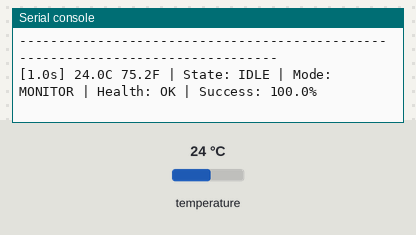
This program was run on a simulated CircuitPython board. Shown: the last lines printed to the serial console. Inputs (shaded band) come from the test bench; at power-on: temperature 24 °C.

Above: at 1.2 s.
1.3 s: temperature set to 12 °C
At 2.6 s:
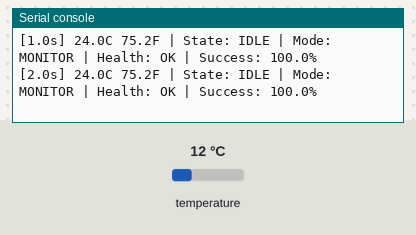
2.8 s: temperature set to 19 °C
At 3.5 s:
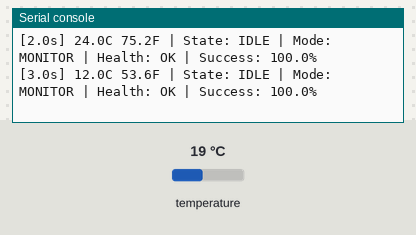
Timing chart, 0 to 5.8 s (numbered marks = the images above; inputs shaded):
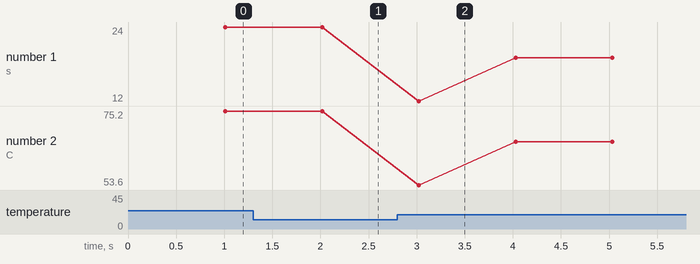

The program:

temp_exec_exec_for_code.py.py
```python
# code.py - Temporary executive for sensor board testing
"""
Temporary executive module for ESP32-S3 Sensor Board
This will eventually coordinate RTD, pH, dosing, and UART
For now, it just runs the RTD test
"""

import time
import gc

# Import and run the RTD test
print("ESP32-S3 Sensor Board Starting...")
print(f"Free memory: {gc.mem_free()} bytes")
print("")

# Run the RTD module test
from test_rtd_module import main

# Start the test
main()
```

test_rtd_module.py
```python
# test_rtd_module.py - Test harness for RTD sensor module
"""
Test program for RTD sensor module
Provides visual feedback without modifying the production module
"""

import board
import busio
import digitalio
import time
import gc
from rtd_sensor import RTDSensor


def format_status_line(status):
    """Format a concise status line"""
    if status['temp_c'] is not None:
        temp_str = str(round(status['temp_c'], 3)) + "C"
    else:
        temp_str = "----.---C"

    if status['temp_f'] is not None:
        temp_f_str = str(round(status['temp_f'], 1)) + "F"
    else:
        temp_f_str = "---.-F"

    health_map = {
        'healthy': 'OK',
        'warning': 'WARN',
        'degraded': 'DEGR',
        'error': 'ERR'
    }
    health_indicator = health_map.get(status['health'], '?')

    line = temp_str + " " + temp_f_str + " | "
    line += "State: " + status['state'] + " | "
    line += "Mode: " + status['mode'] + " | "
    line += "Health: " + health_indicator + " | "
    line += "Success: " + str(status['success_rate']) + "%"

    return line


def main():
    """Test RTD Sensor module with visual feedback"""
    print("RTD Sensor Module Test")
    print("=" * 80)
    print("Prime number sampling intervals active")
    print("Will switch modes every 30 seconds to demonstrate")
    print("-" * 80)

    # Initialize SPI
    spi = busio.SPI(board.SCK, board.MOSI, board.MISO)

    # Create sensor instance
    rtd = RTDSensor(spi, board.D10)

    # Test control
    start_time = time.monotonic()
    last_display = 0
    display_interval = 1.0  # Update display every second

    mode_switch_interval = 30  # Switch modes every 30 seconds
    next_mode_switch = start_time + mode_switch_interval
    current_test_mode = 0

    # Temperature tracking for change detection
    last_temp = None
    temp_readings = []

    print("\nTime     Temperature        State      Mode      Health  Success")
    print("-" * 80)

    try:
        while True:
            # Tick the sensor
            rtd.tick()

            now = time.monotonic()
            elapsed = now - start_time

            # Mode switching for demonstration
            if now >= next_mode_switch:
                current_test_mode = (current_test_mode + 1) % 2
                if current_test_mode == 1:
                    new_mode = RTDSensor.MEASUREMENT_MODE
                else:
                    new_mode = RTDSensor.MONITOR_MODE
                rtd.set_mode(new_mode)
                print("\n[" + str(round(elapsed, 1)) + "s] Mode switched to: " + new_mode)
                print("-" * 80)
                next_mode_switch = now + mode_switch_interval

            # Display updates
            if now - last_display >= display_interval:
                status = rtd.get_status()

                # Track temperature changes
                if status['temp_c'] is not None:
                    temp_readings.append(status['temp_c'])
                    if len(temp_readings) > 60:
                        temp_readings.pop(0)

                    # Calculate statistics
                    if len(temp_readings) > 1:
                        temp_min = min(temp_readings)
                        temp_max = max(temp_readings)
                        temp_range = temp_max - temp_min
                        temp_avg = sum(temp_readings) / len(temp_readings)
                    else:
                        temp_range = 0
                        if temp_readings:
                            temp_avg = temp_readings[0]
                        else:
                            temp_avg = 0

                # Format and display
                line = format_status_line(status)
                elapsed_str = "[" + str(round(elapsed, 1)) + "s] "
                print(elapsed_str + line)

                # Show statistics every 20 seconds
                if int(elapsed) % 20 == 0 and len(temp_readings) > 0:
                    print("\nStats: Avg=" + str(round(temp_avg, 3)) + "C, Range=" + str(round(temp_range, 3)) + "C, " +
                          "Samples=" + str(len(temp_readings)) + ", Memory=" + str(gc.mem_free()) + " bytes")

                    # Show interval pattern
                    if status['mode'] == 'MEASURE':
                        interval_ms = rtd.FAST_PRIME_INTERVALS_MS
                    else:
                        interval_ms = rtd.PRIME_INTERVALS_MS
                    current_interval = interval_ms[status['interval_index']]
                    print("Current interval: " + str(current_interval) + "ms (index " + str(status['interval_index']) + ")")
                    print("-" * 80)

                last_display = now

            # Maintain 50ms tick rate
            time.sleep(0.05)

    except KeyboardInterrupt:
        elapsed_final = time.monotonic() - start_time
        print("\n\nTest completed after " + str(round(elapsed_final, 1)) + " seconds")

        # Final statistics
        final_status = rtd.get_status()
        print("\nFinal Status:")
        print("   Total reads: " + str(final_status['total_reads']))
        print("   Successful: " + str(final_status['successful_reads']))
        print("   Errors: " + str(final_status['error_count']))
        print("   Success rate: " + str(final_status['success_rate']) + "%")
        if final_status['last_error']:
            print("   Last error: " + str(final_status['last_error']))
        else:
            print("   Last error: None")

        if temp_readings:
            avg_temp = sum(temp_readings) / len(temp_readings)
            min_temp = min(temp_readings)
            max_temp = max(temp_readings)
            range_temp = max_temp - min_temp

            print("\nTemperature Statistics:")
            print("   Average: " + str(round(avg_temp, 3)) + "C")
            print("   Min: " + str(round(min_temp, 3)) + "C")
            print("   Max: " + str(round(max_temp, 3)) + "C")
            print("   Range: " + str(round(range_temp, 3)) + "C")


if __name__ == "__main__":
    main()
```

rtd_sensor.py
```python
# rtd_sensor.py - RTD Temperature Sensor Module
"""
RTD Sensor Module for ESP32-S3 CircuitPython
Uses MAX31865 amplifier with PT100 probe
Implements prime number sampling to avoid power line interference
"""

import time
import gc
import adafruit_max31865


class RTDSensor:
    """Manages RTD temperature sensor with prime interval sampling"""

    # State constants
    INIT = "INIT"
    IDLE = "IDLE"
    READING = "READING"
    ERROR = "ERROR"

    # Sensor modes
    MONITOR_MODE = "MONITOR"      # ~1Hz sampling
    MEASUREMENT_MODE = "MEASURE"  # ~10Hz for acid injection

    # Prime intervals in milliseconds
    # These average to ~1 second but avoid 50/60Hz harmonics
    PRIME_INTERVALS_MS = [907, 1009, 1103, 997, 1013, 953, 1019, 983, 1021, 967]

    # Fast prime intervals for measurement mode (~100ms average)
    FAST_PRIME_INTERVALS_MS = [97, 103, 89, 107, 83, 113, 79, 109, 101, 87]

    def __init__(self, spi, cs_pin, rtd_nominal=100.0, ref_resistor=430.0, wires=3):
        """Initialize RTD Sensor

        Args:
            spi: SPI bus instance
            cs_pin: Chip select pin
            rtd_nominal: RTD resistance at 0°C (default 100.0 for PT100)
            ref_resistor: Reference resistor value (default 430.0)
            wires: Number of RTD wires (2, 3, or 4)
        """
        # Hardware configuration
        self.spi = spi
        self.cs_pin = cs_pin
        self.rtd_nominal = rtd_nominal
        self.ref_resistor = ref_resistor
        self.wires = wires

        # State management
        self.state = self.INIT
        self.mode = self.MONITOR_MODE
        self._init_time = time.monotonic()

        # Sampling control
        self.interval_index = 0
        self.next_sample_time = 0
        self._last_read_time = 0

        # Temperature data
        self.current_temp_c = None
        self.current_temp_f = None
        self.current_resistance = None
        self.last_temp_c = None

        # Statistics
        self.read_count = 0
        self.error_count = 0
        self.successful_reads = 0
        self.total_reads = 0

        # MAX31865 instance
        self.rtd = None

        # Error tracking
        self.last_error = None
        self.consecutive_errors = 0
        self.max_consecutive_errors = 5

        # Module initialized silently

    def tick(self):
        """Main update cycle - non-blocking"""
        now = time.monotonic()

        if self.state == self.INIT:
            self._initialize_sensor()

        elif self.state == self.IDLE:
            # Check if it's time for next reading
            if now >= self.next_sample_time:
                self.state = self.READING
                self._last_read_time = now

        elif self.state == self.READING:
            self._read_temperature()

        elif self.state == self.ERROR:
            # Attempt recovery after delay
            if now - self._last_read_time > 5.0:  # 5 second recovery delay
                self.state = self.INIT
                self.consecutive_errors = 0

    def _initialize_sensor(self):
        """Initialize MAX31865 sensor"""
        try:
            import digitalio

            # Create CS pin if needed
            if not hasattr(self.cs_pin, 'direction'):
                cs = digitalio.DigitalInOut(self.cs_pin)
            else:
                cs = self.cs_pin

            # Initialize MAX31865
            self.rtd = adafruit_max31865.MAX31865(
                self.spi,
                cs,
                wires=self.wires,
                rtd_nominal=self.rtd_nominal,
                ref_resistor=self.ref_resistor
            )

            # Clear any existing faults
            self.rtd.clear_faults()

            # Test read
            test_temp = self.rtd.temperature
            if -50 < test_temp < 150:  # Sanity check
                self.state = self.IDLE
                self.next_sample_time = time.monotonic() + 0.1  # First reading soon
            else:
                raise ValueError(f"Temperature out of range: {test_temp}")

        except Exception as e:
            self.last_error = str(e)
            self.error_count += 1
            self.state = self.ERROR

    def _read_temperature(self):
        """Read temperature from sensor"""
        try:
            if not self.rtd:
                self.state = self.INIT
                return

            # Read sensor
            temp_c = self.rtd.temperature
            resistance = self.rtd.resistance

            # Validate reading
            if -50 < temp_c < 150:
                # Store previous value
                self.last_temp_c = self.current_temp_c

                # Update current values
                self.current_temp_c = temp_c
                self.current_temp_f = temp_c * 9/5 + 32
                self.current_resistance = resistance

                # Update statistics
                self.successful_reads += 1
                self.total_reads += 1
                self.consecutive_errors = 0

            else:
                raise ValueError(f"Temperature out of range: {temp_c}")

            # Schedule next reading using prime interval
            self._schedule_next_reading()
            self.state = self.IDLE

        except Exception as e:
            self.error_count += 1
            self.consecutive_errors += 1
            self.last_error = str(e)

            if self.consecutive_errors >= self.max_consecutive_errors:
                self.state = self.ERROR
            else:
                # Try again with next interval
                self._schedule_next_reading()
                self.state = self.IDLE

    def _schedule_next_reading(self):
        """Schedule next reading using prime interval"""
        # Select interval based on mode
        if self.mode == self.MEASUREMENT_MODE:
            intervals = self.FAST_PRIME_INTERVALS_MS
        else:
            intervals = self.PRIME_INTERVALS_MS

        # Get next interval and advance index
        interval_ms = intervals[self.interval_index]
        self.interval_index = (self.interval_index + 1) % len(intervals)

        # Schedule next reading
        self.next_sample_time = time.monotonic() + (interval_ms / 1000.0)

    def _log_reading(self):
        """Format reading for external logging if needed"""
        if self.current_temp_c is not None:
            delta = ""
            if self.last_temp_c is not None:
                delta = f" Δ{self.current_temp_c - self.last_temp_c:+.3f}°C"

            # Return formatted string that caller can use
            return f"{self.current_temp_c:.3f}°C / {self.current_temp_f:.2f}°F ({self.current_resistance:.2f}Ω){delta}"
        return None

    def set_mode(self, mode):
        """Change sampling mode"""
        if mode in [self.MONITOR_MODE, self.MEASUREMENT_MODE]:
            old_mode = self.mode
            self.mode = mode
            if old_mode != mode:
                # Reset interval index for consistent behavior
                self.interval_index = 0
                return True
        return False

    def get_temperature(self):
        """Get current temperature reading

        Returns:
            tuple: (temp_c, temp_f) or (None, None) if no reading
        """
        return (self.current_temp_c, self.current_temp_f)

    def get_status(self):
        """Get comprehensive sensor status"""
        uptime = int(time.monotonic() - self._init_time)

        success_rate = 0
        if self.total_reads > 0:
            success_rate = (self.successful_reads / self.total_reads) * 100

        # Determine health
        if self.state == self.ERROR:
            health = "error"
        elif self.consecutive_errors > 2:
            health = "degraded"
        elif success_rate > 95:
            health = "healthy"
        else:
            health = "warning"

        return {
            "state": self.state,
            "mode": self.mode,
            "temp_c": self.current_temp_c,
            "temp_f": self.current_temp_f,
            "resistance": self.current_resistance,
            "health": health,
            "uptime": uptime,
            "total_reads": self.total_reads,
            "successful_reads": self.successful_reads,
            "error_count": self.error_count,
            "success_rate": round(success_rate, 1),
            "last_error": self.last_error,
            "interval_index": self.interval_index
        }

    def is_ready(self):
        """Check if sensor is ready with valid data"""
        return (self.state in [self.IDLE, self.READING] and
                self.current_temp_c is not None)
```

Measured:
- plotted number 1: 24 → 19 after the input at 2.8 s
- plotted number 2: 75.2 → 66.2 after the input at 2.8 s
